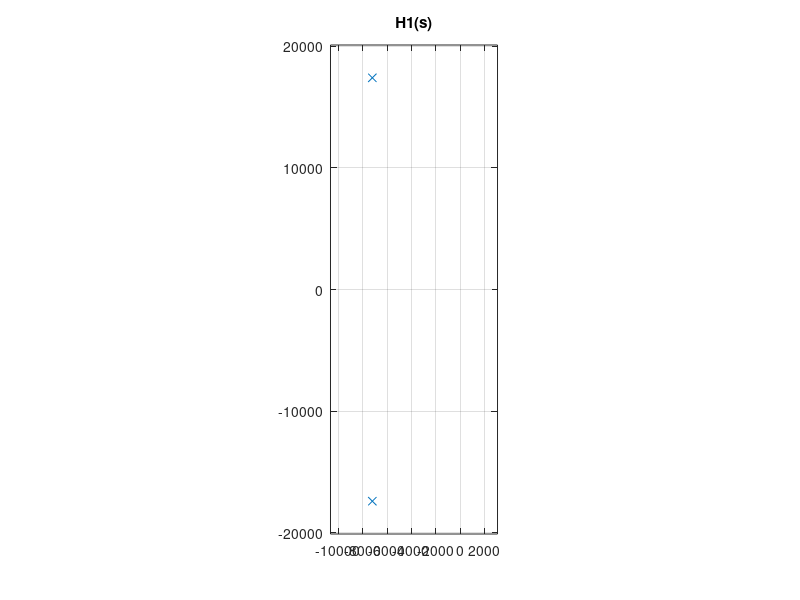
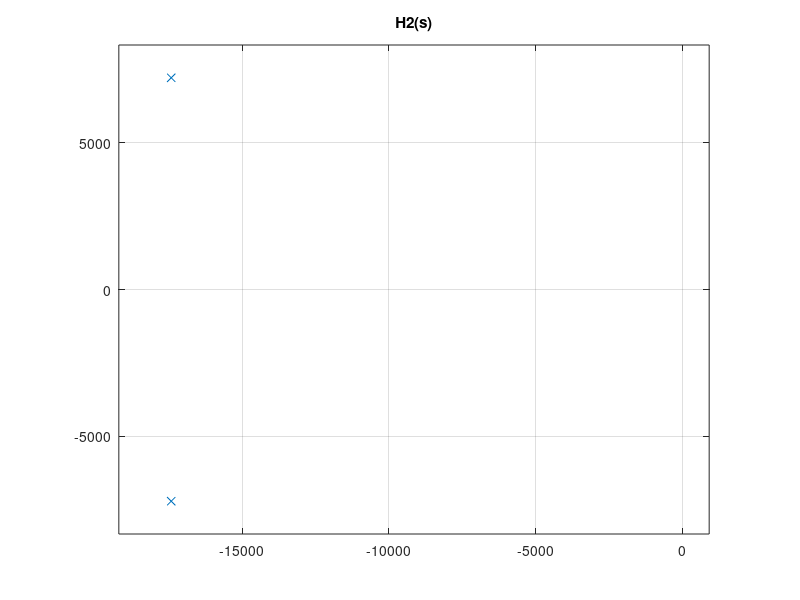
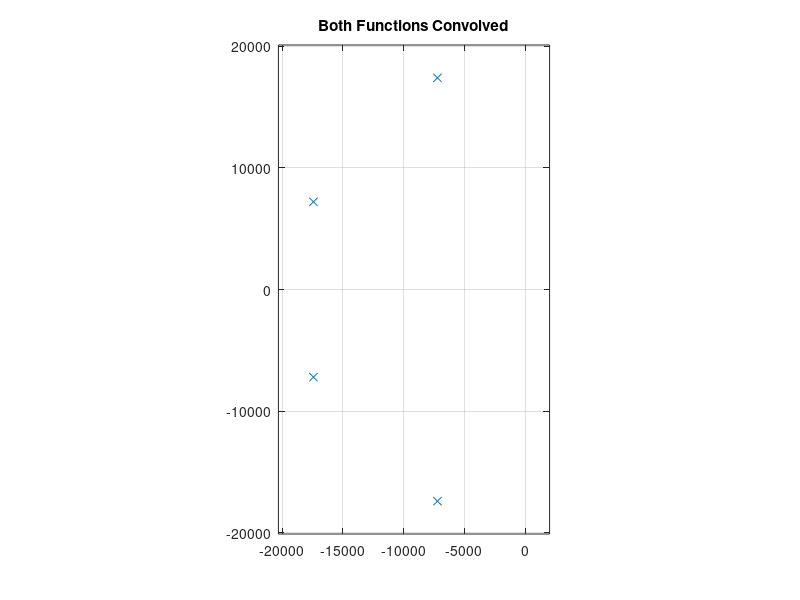

Write the MATLAB code that produced these figures, in order. (Note: this script raises an error after producing the figures.)
%% H1(s)

H1_num = [0, 0, 3.5531e8];
H1_den = [1, 1.4427e4, 3.5531e8];

figure;
zplane(H1_num,H1_den);
title("H1(s)");
grid on;

%% H2(s)

H2_num = [0, 0, 3.5531e8];
H2_den = [1, 3.4830e4, 3.5531e8];

figure;
zplane(H2_num,H2_den);
title("H2(s)");
grid on;

%% Both convolved
H_combined_num = conv(H1_num, H2_num);
H_combined_den = conv(H1_den, H2_den);

figure;
zplane(H_combined_num,H_combined_den);
title("Both Functions Convolved");
grid on;

%% Finding the roots
combined_roots = roots(H_combined_den);

% Display the angle of the roots of the combined denominator
disp('Angle of the roots of the combined denominator:');
disp(angle(combined_roots));

% Display the absolute value of the roots of the combined denominator
disp('Absolute value of the roots of the combined denominator:');
disp(abs(combined_roots));

%% Bode Plot

% Starts a figure
figure;
% Creates a logarithmic space from 0 - 10kHz with 600 steps
f = logspace(0, 4, 600);
% Calculates frequency response of transfer function
% Saves resultant response to "H" and angular frequency to "w"
[H,w] = freqs(H_combined_den, H_combined_num, 2*pi*f);
% Instantiates the X axis as a semilog axis, plotting log value of "H"
semilogx(f, -20*log10(abs(H)))
% Sets y range from -10 to 40
ylim([-40 10]);
% Sets title
title("Frequency Response of System from 0Hz to 10KHz");
% Sets x label
xlabel('Frequency in Hz');
% Sets y label
ylabel('Magnitude response in dB');
% Turns semilog grid on.
grid on;
